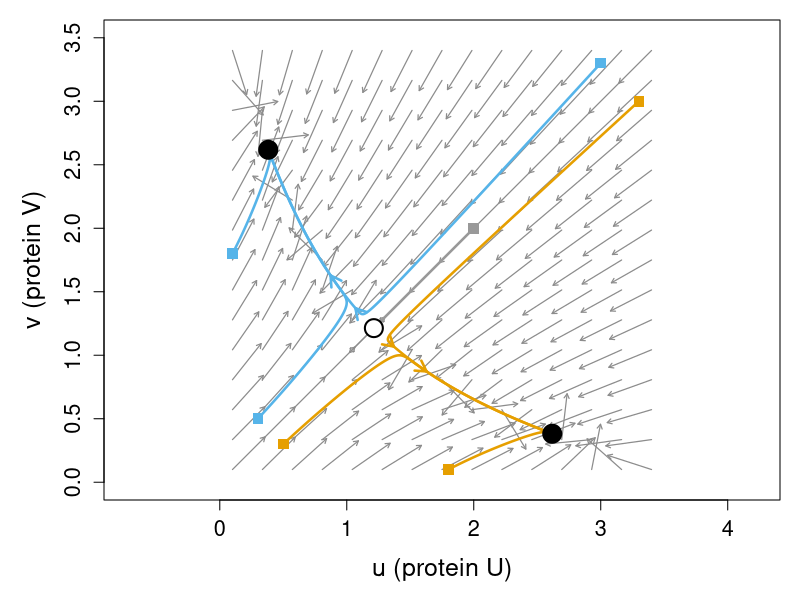
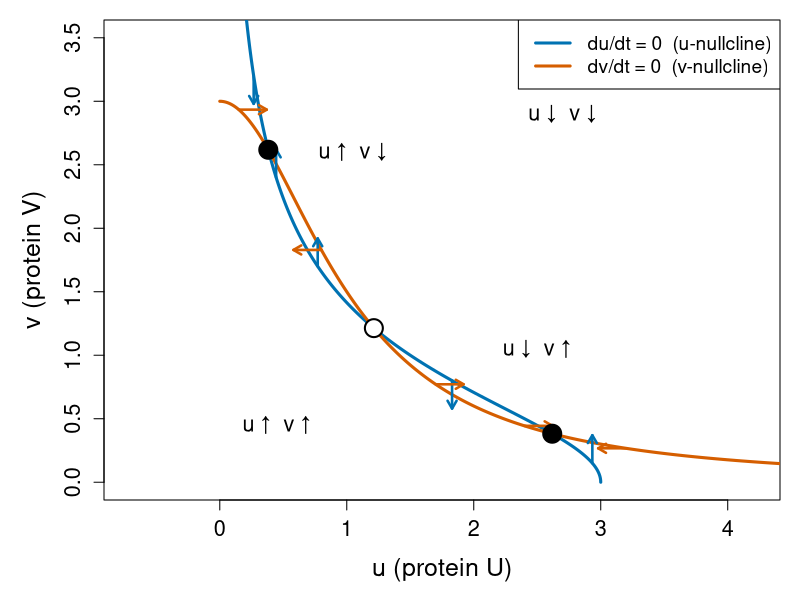
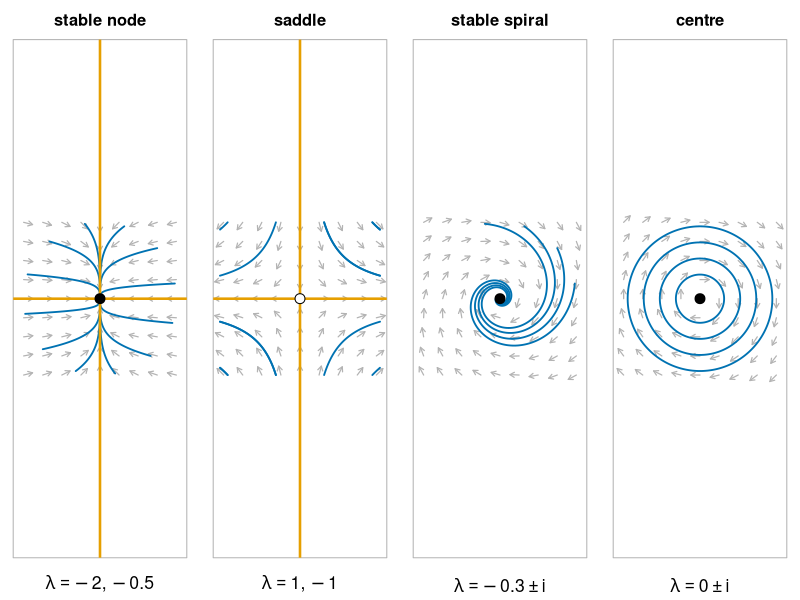
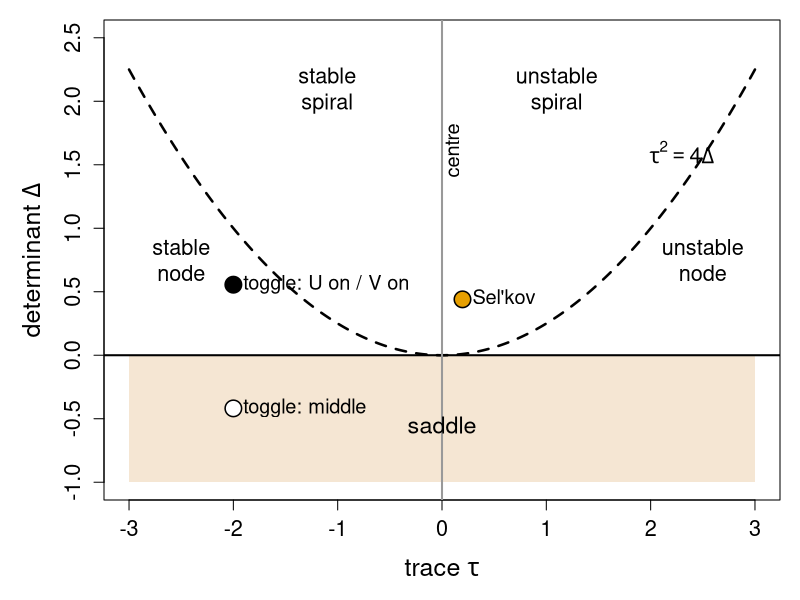
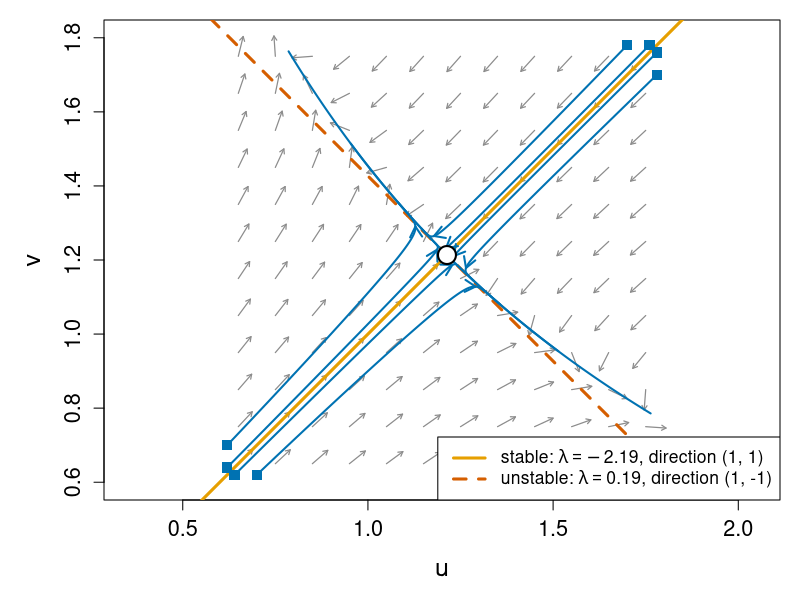
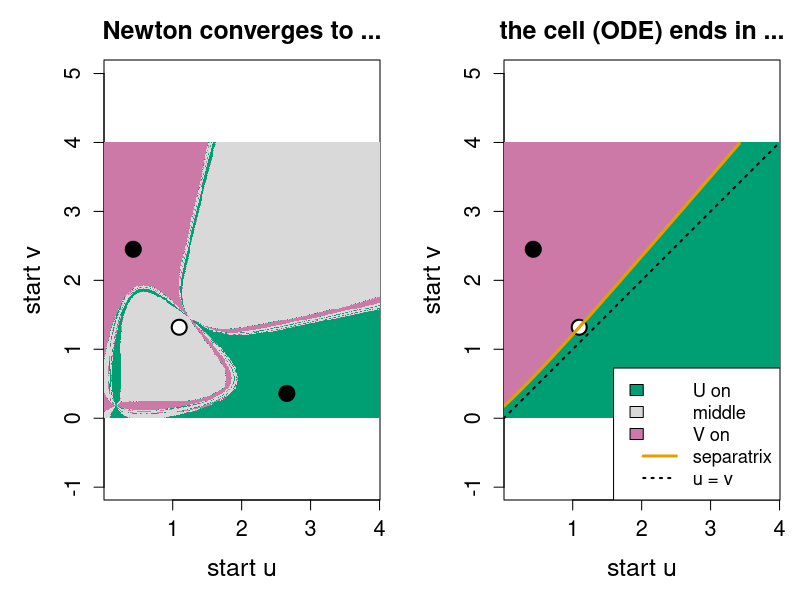
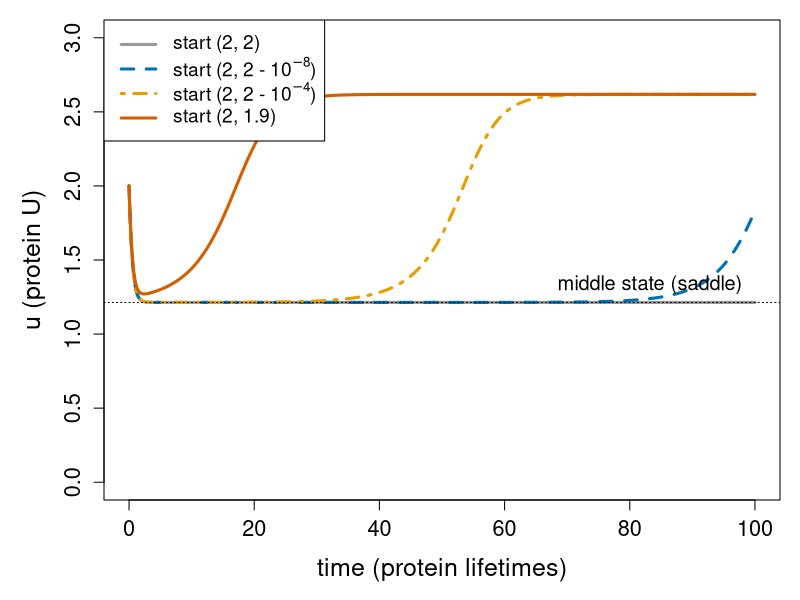
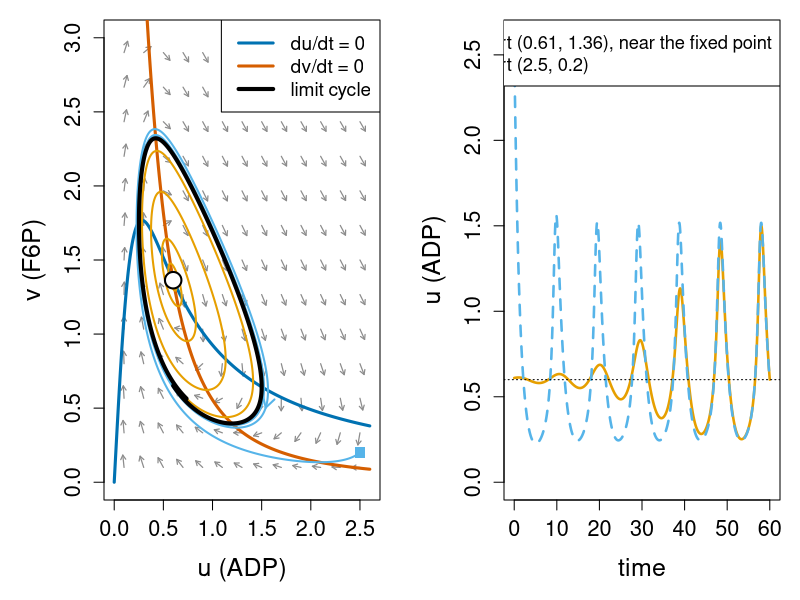

R code for these plots, in order:
# Figures for the phase-plane/ unit ("Equilibria, stability and the phase plane").
#
# Re-run by hand from this folder (it is NOT run by `quarto render`):
#   cd phase-plane && Rscript make-phase-plane-figs.R
#
# Base R graphics only (grDevices::svg) plus deSolve for trajectories.
# Colours are Okabe-Ito (colour-blind safe).
# Running examples:
#   toggle switch  du/dt = alpha/(1+v^2) - u, dv/dt = alpha/(1+u^2) - v, alpha = 3
#                  (defined in newton-systems; steady states (2.618, 0.382),
#                  (1.213, 1.213), (0.382, 2.618))
#   biased toggle  as above with alpha_u = 3, alpha_v = 2.9
#   Sel'kov glycolysis  du/dt = -u + a v + u^2 v, dv/dt = b - a v - u^2 v,
#                  a = 0.08, b = 0.6 (limit cycle)
# Makes:
#   fig01-vector-field.svg   toggle: arrows of the flow, trajectories, steady states
#   fig02-nullclines.svg     toggle: nullclines, flow direction on them and between them
#   fig03-linear-zoo.svg     node, saddle, spiral, centre for linear 2x2 systems
#   fig04-trace-det.svg      the trace-determinant plane with our steady states
#   fig05-saddle.svg         zoom on the middle state: eigenvectors and trajectories
#   fig06-separatrix.svg     biased toggle: Newton basins vs ODE basins + separatrix
#   fig07-saddle-slow.svg    time courses from starts on / near the stable manifold
#   fig08-selkov.svg         Sel'kov: phase plane with limit cycle, and u(t)
#   fig09-bifurcation.svg    toggle: steady states and eigenvalues vs alpha

library(deSolve)

oi <- c(orange = "#E69F00", sky = "#56B4E9", green = "#009E73",
        yellow = "#F0E442", blue = "#0072B2", red = "#D55E00",
        purple = "#CC79A7", grey = "#999999")
big <- function() par(cex.lab = 1.5, cex.axis = 1.3, cex.main = 1.5)

alpha <- 3
tog <- function(t, x, p, au = alpha, av = alpha)
  list(c(au / (1 + x[2]^2) - x[1], av / (1 + x[1]^2) - x[2]))
Jt <- function(x, au = alpha, av = alpha) {
  u <- x[1]; v <- x[2]
  matrix(c(-1, -2 * au * v / (1 + v^2)^2, -2 * av * u / (1 + u^2)^2, -1), 2, byrow = TRUE)
}
x_hi  <- c((3 + sqrt(5)) / 2, (3 - sqrt(5)) / 2)
x_lo  <- rev(x_hi)
x_mid <- rep(uniroot(function(u) u^3 + u - 3, c(0, 3), tol = 1e-15)$root, 2)

# normalised arrows of a vector field f(u, v) -> list(du, dv) on a grid
field <- function(f, ur, vr, nx = 15, len = 0.11, col = "grey55") {
  g <- expand.grid(u = seq(ur[1], ur[2], length.out = nx),
                   v = seq(vr[1], vr[2], length.out = nx))
  d <- f(g$u, g$v); s <- sqrt(d[[1]]^2 + d[[2]]^2); s[s == 0] <- 1
  sc <- len * diff(ur)
  arrows(g$u, g$v, g$u + sc * d[[1]] / s, g$v + sc * d[[2]] / s,
         length = 0.05, col = col, lwd = 1.2)
}
ftog <- function(u, v) list(alpha / (1 + v^2) - u, alpha / (1 + u^2) - v)
nullcl <- function(au = alpha, av = alpha, lwd = 3) {
  s <- seq(0, 5, length.out = 400)
  lines(au / (1 + s^2), s, col = oi["blue"], lwd = lwd)   # du/dt = 0
  lines(s, av / (1 + s^2), col = oi["red"], lwd = lwd)    # dv/dt = 0
}
states <- function(cex = 2.4) {
  points(rbind(x_hi, x_lo), pch = 21, bg = "black", cex = cex, lwd = 2)
  points(x_mid[1], x_mid[2], pch = 21, bg = "white", cex = cex, lwd = 2)
}
traj <- function(func, y0, tmax, col, lwd = 2.5, dt = 0.02, ...) {
  o <- ode(y0, seq(0, tmax, by = dt), func, NULL, ...)
  lines(o[, 2], o[, 3], col = col, lwd = lwd)
  k <- nrow(o) %/% 6
  arrows(o[k, 2], o[k, 3], o[k + 1, 2], o[k + 1, 3], length = 0.12, col = col, lwd = lwd)
  points(y0[1], y0[2], pch = 15, col = col, cex = 1.4)
  invisible(o)
}

## ---- fig01: vector field and trajectories ---------------------------------
svg("fig01-vector-field.svg", width = 7.5, height = 6.5)
par(mar = c(5, 5.2, 1, 1)); big()
plot(NA, xlim = c(0, 3.5), ylim = c(0, 3.5), xlab = "u (protein U)",
     ylab = "v (protein V)", asp = 1)
field(ftog, c(0.1, 3.4), c(0.1, 3.4))
starts <- list(c(0.5, 0.3), c(0.3, 0.5), c(3.3, 3.0), c(3.0, 3.3), c(0.1, 1.8),
               c(1.8, 0.1), c(2.0, 2.0))
cl <- c(oi["orange"], oi["sky"], oi["orange"], oi["sky"], oi["sky"], oi["orange"], oi["grey"])
for (i in seq_along(starts)) traj(tog, starts[[i]], 30, cl[i])
states()
dev.off()

## ---- fig02: nullclines ----------------------------------------------------
svg("fig02-nullclines.svg", width = 7.5, height = 6.5)
par(mar = c(5, 5.2, 1, 1)); big()
plot(NA, xlim = c(0, 3.5), ylim = c(0, 3.5), xlab = "u (protein U)",
     ylab = "v (protein V)", asp = 1)
nullcl()
# on the u-nullcline the flow is vertical, on the v-nullcline horizontal
for (vv in c(0.15, 0.8, 1.7, 2.4, 3.2)) {
  uu <- alpha / (1 + vv^2); d <- sign(alpha / (1 + uu^2) - vv)
  arrows(uu, vv, uu, vv + 0.22 * d, length = 0.09, lwd = 2.5, col = oi["blue"])
}
for (uu in c(0.15, 0.8, 1.7, 2.4, 3.2)) {
  vv <- alpha / (1 + uu^2); d <- sign(alpha / (1 + vv^2) - uu)
  arrows(uu, vv, uu + 0.22 * d, vv, length = 0.09, lwd = 2.5, col = oi["red"])
}
states()
text(0.45, 0.45, "u ↑  v ↑", cex = 1.3)
text(2.7, 2.9, "u ↓  v ↓", cex = 1.3)
text(2.5, 1.05, "u ↓  v ↑", cex = 1.3)
text(1.05, 2.6, "u ↑  v ↓", cex = 1.3)
legend("topright", c("du/dt = 0  (u-nullcline)", "dv/dt = 0  (v-nullcline)"),
       col = c(oi["blue"], oi["red"]), lwd = 3, cex = 1.15, bg = "white")
dev.off()

## ---- fig03: the zoo of linear systems -------------------------------------
lin <- function(A) function(t, x, p) list(as.vector(A %*% x))
zoo <- list(
  list(A = matrix(c(-2, 0, 0, -0.5), 2), main = "stable node",
       sub = expression(lambda == -2 * "," ~ -0.5)),
  list(A = matrix(c(1, 0, 0, -1), 2), main = "saddle",
       sub = expression(lambda == 1 * "," ~ -1)),
  list(A = matrix(c(-0.3, -1, 1, -0.3), 2), main = "stable spiral",
       sub = expression(lambda == -0.3 %+-% i)),
  list(A = matrix(c(0, -1, 1, 0), 2), main = "centre",
       sub = expression(lambda == 0 %+-% i)))
svg("fig03-linear-zoo.svg", width = 13, height = 3.9)
par(mfrow = c(1, 4), mar = c(3.2, 1, 3, 1)); big()
for (z in zoo) {
  plot(NA, xlim = c(-1, 1), ylim = c(-1, 1), asp = 1, axes = FALSE, xlab = "", ylab = "",
       main = z$main)
  box(col = "grey70"); title(sub = z$sub, line = 1.8, cex.sub = 1.6)
  field(function(u, v) list(z$A[1, 1] * u + z$A[1, 2] * v, z$A[2, 1] * u + z$A[2, 2] * v),
        c(-0.95, 0.95), c(-0.95, 0.95), nx = 9, len = 0.06, col = "grey70")
  ang <- seq(0, 2 * pi, length.out = 13)[-13] + 0.2
  for (k in seq_along(ang)) {
    y0 <- 0.95 * c(cos(ang[k]), sin(ang[k]))
    if (z$main == "saddle") y0 <- c(c(-0.9, -0.3, 0.3, 0.9)[(k - 1) %% 4 + 1], ifelse(k > 6, 0.95, -0.95))
    if (z$main == "centre") y0 <- c(0.1 + 0.2 * k, 0)
    if (z$main %in% c("stable spiral", "centre") && k > 4) next
    o <- ode(y0, seq(0, ifelse(z$main == "centre", 6.3, 12), by = 0.02), lin(z$A), NULL)
    keep <- abs(o[, 2]) <= 1 & abs(o[, 3]) <= 1
    lines(o[keep, 2], o[keep, 3], col = oi["blue"], lwd = 1.8)
  }
  if (z$main %in% c("stable node", "saddle")) {
    abline(h = 0, lwd = 2.5, col = oi["orange"]); abline(v = 0, lwd = 2.5, col = oi["orange"])
  }
  points(0, 0, pch = 21, bg = if (z$main == "saddle") "white" else "black", cex = 2)
}
dev.off()

## ---- fig04: trace-determinant plane -------------------------------------
Jsel <- function(x, a = 0.08) {
  u <- x[1]; v <- x[2]
  matrix(c(-1 + 2 * u * v, a + u^2, -2 * u * v, -(a + u^2)), 2, byrow = TRUE)
}
sel_fp <- c(0.6, 0.6 / (0.08 + 0.36))
svg("fig04-trace-det.svg", width = 8, height = 6)
par(mar = c(5, 5.2, 1, 1)); big()
plot(NA, xlim = c(-3, 3), ylim = c(-1, 2.5), xlab = expression("trace " * tau),
     ylab = expression("determinant " * Delta))
tt <- seq(-3, 3, length.out = 300)
polygon(c(-3, 3, 3, -3), c(-1, -1, 0, 0), col = "#F5E6D3", border = NA)
lines(tt, tt^2 / 4, lwd = 2.5, lty = 2)
abline(h = 0, lwd = 2); abline(v = 0, lwd = 2, col = oi["grey"])
text(0, -0.55, "saddle", cex = 1.4)
text(-2.5, 0.75, "stable\nnode", cex = 1.3)
text(2.5, 0.75, "unstable\nnode", cex = 1.3)
text(-1.1, 2.1, "stable\nspiral", cex = 1.3)
text(1.1, 2.1, "unstable\nspiral", cex = 1.3)
text(0.1, 1.4, "centre", cex = 1.2, srt = 90, adj = 0)
text(2.3, 1.6, expression(tau^2 == 4 * Delta), cex = 1.3)
pt <- function(A, col, lab, pos) {
  p <- c(sum(diag(A)), det(A)); points(p[1], p[2], pch = 21, bg = col, cex = 2.2, lwd = 1.5)
  text(p[1], p[2], lab, pos = pos, cex = 1.2)
}
pt(Jt(x_hi), "black", "toggle: U on / V on", 4)
pt(Jt(x_mid), "white", "toggle: middle", 4)
pt(Jsel(sel_fp), oi["orange"], "Sel'kov", 4)
dev.off()

## ---- fig05: the saddle up close ----------------------------------------
e <- eigen(Jt(x_mid))
svg("fig05-saddle.svg", width = 7, height = 6.5)
par(mar = c(5, 5.2, 1, 1)); big()
plot(NA, xlim = c(0.6, 1.8), ylim = c(0.6, 1.8), xlab = "u", ylab = "v", asp = 1)
field(ftog, c(0.65, 1.75), c(0.65, 1.75), nx = 12, len = 0.05)
abline(a = 0, b = 1, col = oi["orange"], lwd = 3)                         # stable (1, 1)
abline(a = 2 * x_mid[1], b = -1, col = oi["red"], lwd = 3, lty = 2)      # unstable (1, -1)
for (y0 in list(c(0.62, 0.70), c(0.70, 0.62), c(1.78, 1.70), c(1.70, 1.78),
                c(0.62, 0.64), c(0.64, 0.62), c(1.78, 1.76), c(1.76, 1.78)))
  traj(tog, y0, 12, oi["blue"], lwd = 2)
points(x_mid[1], x_mid[2], pch = 21, bg = "white", cex = 2.4, lwd = 2)
legend("bottomright", c(expression("stable: " * lambda == -2.19 * ", direction (1, 1)"),
                        expression("unstable: " * lambda == 0.19 * ", direction (1, -1)")),
       col = c(oi["orange"], oi["red"]), lwd = 3, lty = c(1, 2), cex = 1.05, bg = "white")
dev.off()

## ---- fig06: biased toggle: Newton basins vs ODE basins + separatrix -------
au <- 3; av <- 2.9
F2 <- function(x) tog(0, x, NULL, au, av)[[1]]
newt <- function(x) { for (k in 1:50) x <- x + solve(Jt(x, au, av), -F2(x)); x }
s_hi <- newt(c(3, 0.3)); s_mid <- newt(c(1.1, 1.3)); s_lo <- newt(c(0.4, 2.5))
g <- seq(0.01, 4, length.out = 300)
U <- matrix(rep(g, times = length(g)), length(g)); V <- matrix(rep(g, each = length(g)), length(g))
u <- U; v <- V
for (k in 1:60) {                         # vectorised Newton, Cramer's rule
  f1 <- au / (1 + v^2) - u; f2 <- av / (1 + u^2) - v
  b <- -2 * au * v / (1 + v^2)^2; c <- -2 * av * u / (1 + u^2)^2
  dt <- 1 - b * c
  du <- (f1 + b * f2) / dt; dv <- (c * f1 + f2) / dt
  u <- u + du; v <- v + dv
}
cls <- function(u, v) {
  out <- matrix(4, nrow(u), ncol(u)); ok <- is.finite(u) & is.finite(v)
  out[ok & abs(u - s_hi[1]) + abs(v - s_hi[2]) < 1e-6] <- 1
  out[ok & abs(u - s_mid[1]) + abs(v - s_mid[2]) < 1e-6] <- 2
  out[ok & abs(u - s_lo[1]) + abs(v - s_lo[2]) < 1e-6] <- 3
  out
}
Bn <- cls(u, v)
u <- U; v <- V
rk <- function(u, v) list(au / (1 + v^2) - u, av / (1 + u^2) - v)
h <- 0.05
for (k in 1:2000) {                        # vectorised RK4 to t = 100
  k1 <- rk(u, v); k2 <- rk(u + h / 2 * k1[[1]], v + h / 2 * k1[[2]])
  k3 <- rk(u + h / 2 * k2[[1]], v + h / 2 * k2[[2]]); k4 <- rk(u + h * k3[[1]], v + h * k3[[2]])
  u <- u + h / 6 * (k1[[1]] + 2 * k2[[1]] + 2 * k3[[1]] + k4[[1]])
  v <- v + h / 6 * (k1[[2]] + 2 * k2[[2]] + 2 * k3[[2]] + k4[[2]])
}
Bo <- ifelse(u > v, 1, 3)
es <- eigen(Jt(s_mid, au, av)); vs <- es$vectors[, es$values < 0]
sep <- rbind(ode(s_mid + 1e-6 * vs, seq(0, -7.5, by = -0.005), tog, NULL, au = au, av = av)[, 2:3],
             ode(s_mid - 1e-6 * vs, seq(0, -7.5, by = -0.005), tog, NULL, au = au, av = av)[, 2:3])
cols <- c(oi["green"], "grey85", oi["purple"], "black")
svg("fig06-separatrix.svg", width = 12, height = 5.8)
par(mfrow = c(1, 2), mar = c(5, 5.2, 3, 1)); big()
for (B in list(list(Bn, "Newton converges to ..."), list(Bo, "the cell (ODE) ends in ..."))) {
  image(g, g, B[[1]], col = cols, breaks = 0.5:4.5, xlab = "start u", ylab = "start v",
        main = B[[2]], asp = 1, useRaster = TRUE)
  points(rbind(s_hi, s_lo), pch = 21, bg = "black", cex = 2, lwd = 2)
  points(s_mid[1], s_mid[2], pch = 21, bg = "white", cex = 2, lwd = 2)
}
ord <- order(sep[, 1]); sep <- sep[ord, ]
sep <- sep[sep[, 1] >= 0 & sep[, 1] <= 4 & sep[, 2] >= 0 & sep[, 2] <= 4, ]
lines(sep, lwd = 3, col = oi["orange"])
segments(0, 0, 4, 4, lty = 3, lwd = 2)
legend("bottomright", c("U on", "middle", "V on", "separatrix", "u = v"), fill = c(cols[1:3], NA, NA),
       border = c("black", "black", "black", NA, NA), lty = c(NA, NA, NA, 1, 3),
       lwd = c(NA, NA, NA, 3, 2), col = c(NA, NA, NA, oi["orange"], "black"), cex = 1.1, bg = "white")
dev.off()
cat("biased toggle, Newton shares (U on, mid, V on, fail):", round(tabulate(Bn, 4) / length(Bn), 3), "\n")
cat("biased toggle, ODE shares (U on, V on):", round(c(mean(Bo == 1), mean(Bo == 3)), 3), "\n")

## ---- fig07: slow passage near the saddle ----------------------------------
svg("fig07-saddle-slow.svg", width = 9, height = 5.2)
par(mar = c(5, 5.2, 1, 1)); big()
tt <- seq(0, 100, by = 0.05)
plot(NA, xlim = c(0, 100), ylim = c(0, 3), xlab = "time (protein lifetimes)", ylab = "u (protein U)")
eps <- c(0, 1e-8, 1e-4, 1e-1)
lt <- c(1, 2, 4, 1)
cc <- c(oi["grey"], oi["blue"], oi["orange"], oi["red"])
for (i in seq_along(eps)) {
  o <- ode(c(2, 2 - eps[i]), tt, tog, NULL, rtol = 1e-10, atol = 1e-12)
  lines(o[, 1], o[, 2], lwd = 3, col = cc[i], lty = lt[i])
}
abline(h = x_mid[1], lty = 3)
text(98, x_mid[1] + 0.12, "middle state (saddle)", adj = 1, cex = 1.2)
legend("topleft", c("start (2, 2)", expression("start (2, 2 - " * 10^-8 * ")"),
                    expression("start (2, 2 - " * 10^-4 * ")"), "start (2, 1.9)"),
       col = cc, lty = lt, lwd = 3, cex = 1.15, bg = "white")
dev.off()

## ---- fig08: Sel'kov limit cycle -------------------------------------------
a <- 0.08; b <- 0.6
selkov <- function(t, x, p) list(c(-x[1] + a * x[2] + x[1]^2 * x[2], b - a * x[2] - x[1]^2 * x[2]))
fsel <- function(u, v) list(-u + a * v + u^2 * v, b - a * v - u^2 * v)
svg("fig08-selkov.svg", width = 13, height = 5.6)
par(mfrow = c(1, 2), mar = c(5, 5.2, 1, 1)); big()
plot(NA, xlim = c(0, 2.6), ylim = c(0, 3), xlab = "u (ADP)", ylab = "v (F6P)")
field(fsel, c(0.1, 2.5), c(0.1, 2.9), nx = 13, len = 0.035)
s <- seq(0, 2.6, length.out = 400)
lines(s, s / (a + s^2), col = oi["blue"], lwd = 3)
lines(s, b / (a + s^2), col = oi["red"], lwd = 3)
o1 <- traj(selkov, c(0.61, 1.36), 60, oi["orange"], lwd = 2, dt = 0.01)
o2 <- traj(selkov, c(2.5, 0.2), 60, oi["sky"], lwd = 2, dt = 0.01)
lc <- o1[o1[, 1] > 50, ]
lines(lc[, 2], lc[, 3], lwd = 4)
points(b, b / (a + b^2), pch = 21, bg = "white", cex = 2.2, lwd = 2)
legend("topright", c("du/dt = 0", "dv/dt = 0", "limit cycle"), col = c(oi["blue"], oi["red"], "black"),
       lwd = c(3, 3, 4), cex = 1.15, bg = "white")
plot(o1[, 1], o1[, 2], type = "l", lwd = 2.5, col = oi["orange"], xlab = "time",
     ylab = "u (ADP)", ylim = c(0, 2.6))
lines(o2[, 1], o2[, 2], lwd = 2.5, col = oi["sky"], lty = 2)
abline(h = b, lty = 3)
legend("topright", c("start (0.61, 1.36), near the fixed point", "start (2.5, 0.2)"),
       col = c(oi["orange"], oi["sky"]), lty = c(1, 2), lwd = 2.5, cex = 1.1, bg = "white")
dev.off()

## ---- fig09: bifurcation diagram in alpha ---------------------------------
al <- seq(1, 4, length.out = 400)
smid <- sapply(al, function(A) uniroot(function(s) s^3 + s - A, c(0, 3), tol = 1e-13)$root)
gmid <- 2 * smid^2 / (1 + smid^2)                    # off-diagonal size at u = v = s
ab <- al[al >= 2]
uhi <- (ab + sqrt(ab^2 - 4)) / 2; ulo <- (ab - sqrt(ab^2 - 4)) / 2
svg("fig09-bifurcation.svg", width = 13, height = 5.4)
par(mfrow = c(1, 2), mar = c(5, 5.2, 1, 1)); big()
plot(NA, xlim = c(1, 4), ylim = c(0, 3.8), xlab = expression("promoter strength " * alpha),
     ylab = "u at steady state")
lines(al[al <= 2], smid[al <= 2], lwd = 4)
lines(al[al >= 2], smid[al >= 2], lwd = 3, lty = 2)
lines(ab, uhi, lwd = 4, col = oi["green"]); lines(ab, ulo, lwd = 4, col = oi["purple"])
abline(v = 3, lty = 3, col = oi["grey"])
text(3.95, 3.55, "U on", adj = 1, cex = 1.3, col = oi["green"])
text(3.95, 0.05, "V on", adj = 1, cex = 1.3, col = oi["purple"])
text(3.95, 1.6, "middle (unstable)", adj = 1, cex = 1.3)
text(2, 0.5, expression(alpha == 2), cex = 1.3)
legend("topleft", c("stable", "unstable"), lty = c(1, 2), lwd = c(4, 3), cex = 1.2, bg = "white")
plot(NA, xlim = c(1, 4), ylim = c(-0.6, 0.4), xlab = expression("promoter strength " * alpha),
     ylab = expression("largest eigenvalue " * lambda[max]))
abline(h = 0, col = oi["grey"], lwd = 2)
lines(al[al <= 2], -1 + gmid[al <= 2], lwd = 4)
lines(al[al >= 2], -1 + gmid[al >= 2], lwd = 3, lty = 2)
lines(ab, -1 + 2 / ab, lwd = 4, col = oi["green"])
text(3.9, 0.3, "middle", adj = 1, cex = 1.3)
text(3.9, -0.25, "U on / V on: -1 + 2/α", adj = 1, cex = 1.3, col = oi["green"])
text(2.05, -0.55, "bifurcation at α = 2", adj = 0, cex = 1.3)
abline(v = 2, lty = 3)
dev.off()
